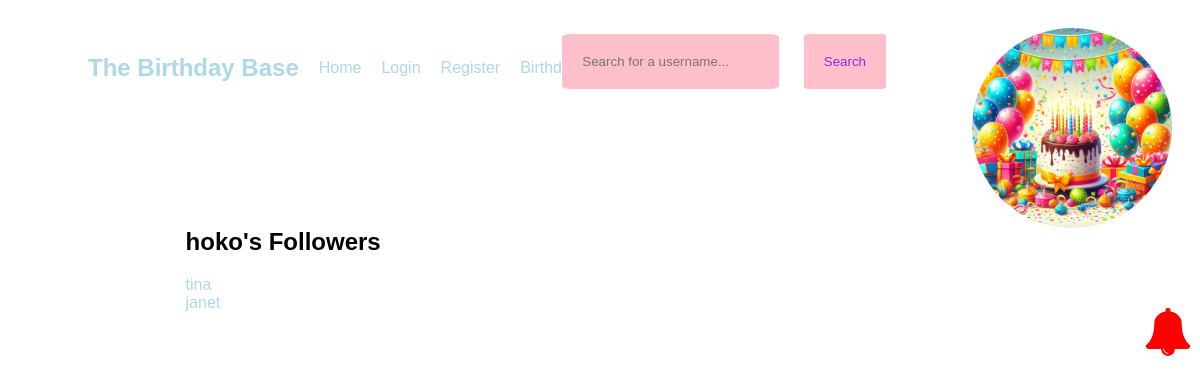
The app's page /followers/hoko with its own data.
### app.py (models this page shows, shortened)
class User(db.Model, UserMixin):
    id = db.Column(db.Integer, primary_key=True)
    username = db.Column(db.String(20), nullable=False, unique=True)
    password = db.Column(db.String(80), nullable=False)
    first_name = db.Column(db.String(20), nullable=False)
    last_name = db.Column(db.String(80), nullable=True)
    birthday = db.Column(db.Date, nullable=False)
    profile_pic = db.Column(db.String(), default="default.jpg")
    followed = db.relationship(
        "Follow",
        foreign_keys=[Follow.follower_id],
        backref=db.backref("follower", lazy="joined"),
        lazy="dynamic",
        cascade="all, delete-orphan",
    )
    followers = db.relationship(
        "Follow",
        foreign_keys=[Follow.followed_id],
        backref=db.backref("followed", lazy="joined"),
        lazy="dynamic",
        cascade="all, delete-orphan",
    )
    postsender = db.relationship(
        "Post",
        backref=backref("postsender", uselist=False),
        foreign_keys=[Post.sender],
        lazy=True,
    )

class Follow(db.Model):
    follower_id = db.Column(db.Integer, db.ForeignKey("user.id"), primary_key=True)
    followed_id = db.Column(db.Integer, db.ForeignKey("user.id"), primary_key=True)
    timestamp = db.Column(db.DateTime, default=datetime.now())

### app.py (the view)
@app.route("/followers/<username>")
def followers(username):
    user = User.query.filter_by(username=username).first_or_404()
    followers = Follow.query.filter_by(followed_id=user.id).all()
    return render_template("followers.html", followers=followers, user=user)

### app.py (called while the page is built)
@app.context_processor
def base():
    def notifbday():
        if current_user.is_authenticated:
            user_id = flask_login.current_user.id
            today = datetime.now()
            one = today + relativedelta(months=1)
            print(one)
            birthdays_in_last_month = User.query.join(
                Follow, User.id == Follow.follower_id
            ).filter(
                and_(
                    (func.extract('month', User.birthday) >= today.month),
                    (func.extract('day', User.birthday) >= today.day),
                ),
                and_(
                    (func.extract('month', User.birthday) <= one.month),
                    (func.extract('day', User.birthday) <= one.day)
                )
            ).all()
            print(birthdays_in_last_month)
            return birthdays_in_last_month
    return dict(notif=notifbday)

### templates/followers.html
{% extends 'base.html' %} {% block content %}
<section>
    <h1>
        {{ user.username }}'s Followers
    </h1>
    {% for f in followers %}
    <a href="{{ url_for('profile', username=f.follower.username) }}">
        {{ f.follower.username }}
      </a><br>
    {% endfor %}
</section>
{% endblock %}

### static/css/all.css (style rules this page uses)
html { font-family: Impact, Haettenschweiler, "Arial Narrow Bold", sans-serif; margin: 0; }
a:link { text-decoration: none; color: lightblue; }
section { margin-left: 15%; margin-top: 100px; margin-bottom: 100px; }

### records on screen
User: username "hoko"
Follow: follower.username "tina"
Follow: follower.username "janet"
